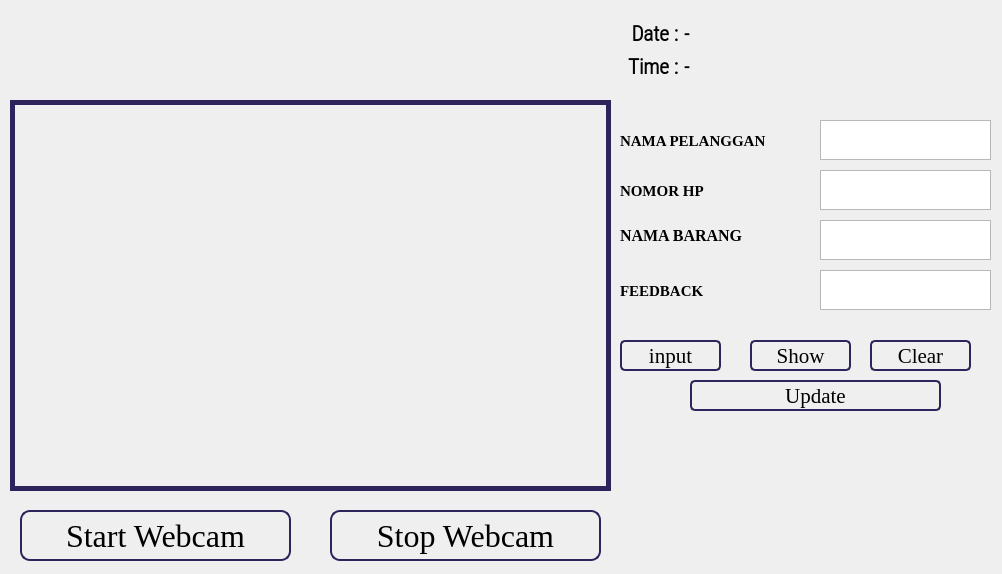
<?xml version="1.0" encoding="UTF-8"?>
<ui version="4.0">
 <class>MainWindow</class>
 <widget class="QDialog" name="MainWindow">
  <property name="geometry">
   <rect>
    <x>0</x>
    <y>0</y>
    <width>1002</width>
    <height>574</height>
   </rect>
  </property>
  <property name="minimumSize">
   <size>
    <width>0</width>
    <height>0</height>
   </size>
  </property>
  <property name="maximumSize">
   <size>
    <width>1280</width>
    <height>720</height>
   </size>
  </property>
  <property name="font">
   <font>
    <family>Calibri</family>
    <weight>75</weight>
    <bold>true</bold>
   </font>
  </property>
  <property name="windowTitle">
   <string>Feedback Decision</string>
  </property>
  <property name="windowIcon">
   <iconset>
    <normaloff>icon.png</normaloff>icon.png</iconset>
  </property>
  <property name="windowOpacity">
   <double>1.000000000000000</double>
  </property>
  <property name="styleSheet">
   <string notr="true"/>
  </property>
  <widget class="QLabel" name="imgLabel">
   <property name="geometry">
    <rect>
     <x>10</x>
     <y>100</y>
     <width>601</width>
     <height>391</height>
    </rect>
   </property>
   <property name="minimumSize">
    <size>
     <width>4</width>
     <height>0</height>
    </size>
   </property>
   <property name="maximumSize">
    <size>
     <width>640</width>
     <height>480</height>
    </size>
   </property>
   <property name="styleSheet">
    <string notr="true">border:5px solid rgb(47, 35, 92);


</string>
   </property>
   <property name="frameShape">
    <enum>QFrame::Panel</enum>
   </property>
   <property name="text">
    <string/>
   </property>
  </widget>
  <widget class="QFrame" name="main_frame">
   <property name="geometry">
    <rect>
     <x>10</x>
     <y>10</y>
     <width>321</width>
     <height>81</height>
    </rect>
   </property>
   <property name="styleSheet">
    <string notr="true">border-radius:20px;
background-color: none;</string>
   </property>
   <property name="frameShape">
    <enum>QFrame::StyledPanel</enum>
   </property>
   <property name="frameShadow">
    <enum>QFrame::Raised</enum>
   </property>
   <widget class="QFrame" name="logo_frame">
    <property name="geometry">
     <rect>
      <x>40</x>
      <y>10</y>
      <width>271</width>
      <height>61</height>
     </rect>
    </property>
    <property name="styleSheet">
     <string notr="true">image: url(:/images/images/logo.png);

background-color:none;</string>
    </property>
    <property name="frameShape">
     <enum>QFrame::StyledPanel</enum>
    </property>
    <property name="frameShadow">
     <enum>QFrame::Raised</enum>
    </property>
   </widget>
  </widget>
  <widget class="QPushButton" name="startWebcam">
   <property name="geometry">
    <rect>
     <x>20</x>
     <y>510</y>
     <width>271</width>
     <height>51</height>
    </rect>
   </property>
   <property name="font">
    <font>
     <family>Georgia</family>
     <pointsize>24</pointsize>
     <weight>50</weight>
     <bold>false</bold>
    </font>
   </property>
   <property name="styleSheet">
    <string notr="true">border:2px solid rgb(47, 35, 92);
border-radius:10px;</string>
   </property>
   <property name="text">
    <string>Start Webcam</string>
   </property>
  </widget>
  <widget class="QPushButton" name="stopWebcam">
   <property name="geometry">
    <rect>
     <x>330</x>
     <y>510</y>
     <width>271</width>
     <height>51</height>
    </rect>
   </property>
   <property name="font">
    <font>
     <family>Georgia</family>
     <pointsize>24</pointsize>
     <weight>50</weight>
     <bold>false</bold>
    </font>
   </property>
   <property name="styleSheet">
    <string notr="true">border:2px solid rgb(47, 35, 92);
border-radius:10px;</string>
   </property>
   <property name="text">
    <string>Stop Webcam</string>
   </property>
  </widget>
  <widget class="QWidget" name="gridLayoutWidget">
   <property name="geometry">
    <rect>
     <x>450</x>
     <y>20</y>
     <width>481</width>
     <height>60</height>
    </rect>
   </property>
   <layout class="QGridLayout" name="gridLayout_2">
    <property name="sizeConstraint">
     <enum>QLayout::SetNoConstraint</enum>
    </property>
    <property name="leftMargin">
     <number>0</number>
    </property>
    <property name="rightMargin">
     <number>20</number>
    </property>
    <property name="spacing">
     <number>6</number>
    </property>
    <item row="0" column="1">
     <widget class="QLabel" name="Date_Label">
      <property name="sizeIncrement">
       <size>
        <width>0</width>
        <height>0</height>
       </size>
      </property>
      <property name="baseSize">
       <size>
        <width>0</width>
        <height>0</height>
       </size>
      </property>
      <property name="font">
       <font>
        <family>Roboto Condensed Light</family>
        <pointsize>15</pointsize>
        <weight>75</weight>
        <bold>true</bold>
       </font>
      </property>
      <property name="text">
       <string>-</string>
      </property>
     </widget>
    </item>
    <item row="0" column="0">
     <widget class="QLabel" name="label">
      <property name="font">
       <font>
        <family>Roboto Condensed Light</family>
        <pointsize>16</pointsize>
        <weight>75</weight>
        <bold>true</bold>
       </font>
      </property>
      <property name="text">
       <string>Date :</string>
      </property>
      <property name="alignment">
       <set>Qt::AlignRight|Qt::AlignTrailing|Qt::AlignVCenter</set>
      </property>
     </widget>
    </item>
    <item row="1" column="1">
     <widget class="QLabel" name="Time_Label">
      <property name="font">
       <font>
        <family>Roboto Condensed Light</family>
        <pointsize>15</pointsize>
        <weight>75</weight>
        <bold>true</bold>
       </font>
      </property>
      <property name="text">
       <string>-</string>
      </property>
     </widget>
    </item>
    <item row="1" column="0">
     <widget class="QLabel" name="label_2">
      <property name="font">
       <font>
        <family>Roboto Condensed Light</family>
        <pointsize>16</pointsize>
        <weight>75</weight>
        <bold>true</bold>
       </font>
      </property>
      <property name="text">
       <string>Time :</string>
      </property>
      <property name="alignment">
       <set>Qt::AlignRight|Qt::AlignTrailing|Qt::AlignVCenter</set>
      </property>
     </widget>
    </item>
   </layout>
  </widget>
  <widget class="QPushButton" name="imput">
   <property name="geometry">
    <rect>
     <x>620</x>
     <y>340</y>
     <width>101</width>
     <height>31</height>
    </rect>
   </property>
   <property name="font">
    <font>
     <family>Georgia</family>
     <pointsize>16</pointsize>
     <weight>50</weight>
     <bold>false</bold>
    </font>
   </property>
   <property name="styleSheet">
    <string notr="true">border:2px solid rgb(47, 35, 92);
border-radius:5px;</string>
   </property>
   <property name="text">
    <string>input</string>
   </property>
   <property name="iconSize">
    <size>
     <width>16</width>
     <height>16</height>
    </size>
   </property>
  </widget>
  <widget class="QPushButton" name="tampil">
   <property name="geometry">
    <rect>
     <x>750</x>
     <y>340</y>
     <width>101</width>
     <height>31</height>
    </rect>
   </property>
   <property name="font">
    <font>
     <family>Georgia</family>
     <pointsize>16</pointsize>
     <weight>50</weight>
     <bold>false</bold>
    </font>
   </property>
   <property name="styleSheet">
    <string notr="true">border:2px solid rgb(47, 35, 92);
border-radius:5px;</string>
   </property>
   <property name="text">
    <string>Show</string>
   </property>
   <property name="iconSize">
    <size>
     <width>16</width>
     <height>16</height>
    </size>
   </property>
  </widget>
  <widget class="QPushButton" name="updated">
   <property name="geometry">
    <rect>
     <x>690</x>
     <y>380</y>
     <width>251</width>
     <height>31</height>
    </rect>
   </property>
   <property name="font">
    <font>
     <family>Georgia</family>
     <pointsize>16</pointsize>
     <weight>50</weight>
     <bold>false</bold>
    </font>
   </property>
   <property name="styleSheet">
    <string notr="true">border:2px solid rgb(47, 35, 92);
border-radius:5px;</string>
   </property>
   <property name="text">
    <string>Update</string>
   </property>
   <property name="iconSize">
    <size>
     <width>16</width>
     <height>16</height>
    </size>
   </property>
  </widget>
  <widget class="QPlainTextEdit" name="tb1">
   <property name="geometry">
    <rect>
     <x>820</x>
     <y>120</y>
     <width>171</width>
     <height>40</height>
    </rect>
   </property>
   <property name="font">
    <font>
     <family>Georgia</family>
     <pointsize>14</pointsize>
     <weight>50</weight>
     <bold>false</bold>
    </font>
   </property>
   <property name="layoutDirection">
    <enum>Qt::LeftToRight</enum>
   </property>
   <property name="lineWidth">
    <number>0</number>
   </property>
   <property name="documentTitle">
    <string/>
   </property>
   <property name="plainText">
    <string/>
   </property>
   <property name="placeholderText">
    <string notr="true">Masukkan Nama Pelanggan</string>
   </property>
  </widget>
  <widget class="QPlainTextEdit" name="tb2">
   <property name="geometry">
    <rect>
     <x>820</x>
     <y>220</y>
     <width>171</width>
     <height>40</height>
    </rect>
   </property>
   <property name="font">
    <font>
     <family>Georgia</family>
     <pointsize>13</pointsize>
     <weight>50</weight>
     <bold>false</bold>
    </font>
   </property>
   <property name="lineWidth">
    <number>0</number>
   </property>
   <property name="documentTitle">
    <string/>
   </property>
   <property name="plainText">
    <string/>
   </property>
   <property name="placeholderText">
    <string notr="true">Masukkan Pesanan</string>
   </property>
  </widget>
  <widget class="QPlainTextEdit" name="tb3">
   <property name="geometry">
    <rect>
     <x>820</x>
     <y>270</y>
     <width>171</width>
     <height>40</height>
    </rect>
   </property>
   <property name="font">
    <font>
     <family>Georgia</family>
     <pointsize>13</pointsize>
     <weight>50</weight>
     <bold>false</bold>
    </font>
   </property>
   <property name="lineWidth">
    <number>0</number>
   </property>
   <property name="documentTitle">
    <string/>
   </property>
   <property name="plainText">
    <string/>
   </property>
   <property name="placeholderText">
    <string notr="true">Status</string>
   </property>
  </widget>
  <widget class="QLabel" name="label_3">
   <property name="geometry">
    <rect>
     <x>620</x>
     <y>130</y>
     <width>171</width>
     <height>21</height>
    </rect>
   </property>
   <property name="font">
    <font>
     <family>Georgia</family>
     <pointsize>11</pointsize>
     <weight>75</weight>
     <bold>true</bold>
    </font>
   </property>
   <property name="text">
    <string>NAMA PELANGGAN</string>
   </property>
  </widget>
  <widget class="QLabel" name="label_4">
   <property name="geometry">
    <rect>
     <x>620</x>
     <y>220</y>
     <width>161</width>
     <height>31</height>
    </rect>
   </property>
   <property name="font">
    <font>
     <family>Georgia</family>
     <pointsize>12</pointsize>
     <weight>75</weight>
     <bold>true</bold>
    </font>
   </property>
   <property name="text">
    <string>NAMA BARANG</string>
   </property>
  </widget>
  <widget class="QLabel" name="label_5">
   <property name="geometry">
    <rect>
     <x>620</x>
     <y>280</y>
     <width>91</width>
     <height>21</height>
    </rect>
   </property>
   <property name="font">
    <font>
     <family>Georgia</family>
     <pointsize>11</pointsize>
     <weight>75</weight>
     <bold>true</bold>
    </font>
   </property>
   <property name="text">
    <string>FEEDBACK</string>
   </property>
  </widget>
  <widget class="QPlainTextEdit" name="tb4">
   <property name="geometry">
    <rect>
     <x>820</x>
     <y>170</y>
     <width>171</width>
     <height>40</height>
    </rect>
   </property>
   <property name="font">
    <font>
     <family>Georgia</family>
     <pointsize>14</pointsize>
     <weight>50</weight>
     <bold>false</bold>
    </font>
   </property>
   <property name="layoutDirection">
    <enum>Qt::LeftToRight</enum>
   </property>
   <property name="lineWidth">
    <number>0</number>
   </property>
   <property name="documentTitle">
    <string/>
   </property>
   <property name="plainText">
    <string/>
   </property>
   <property name="placeholderText">
    <string notr="true">Masukkan Nama Pelanggan</string>
   </property>
  </widget>
  <widget class="QLabel" name="label_6">
   <property name="geometry">
    <rect>
     <x>620</x>
     <y>180</y>
     <width>171</width>
     <height>21</height>
    </rect>
   </property>
   <property name="font">
    <font>
     <family>Georgia</family>
     <pointsize>11</pointsize>
     <weight>75</weight>
     <bold>true</bold>
    </font>
   </property>
   <property name="text">
    <string>NOMOR HP</string>
   </property>
  </widget>
  <widget class="QPushButton" name="hapus">
   <property name="geometry">
    <rect>
     <x>870</x>
     <y>340</y>
     <width>101</width>
     <height>31</height>
    </rect>
   </property>
   <property name="font">
    <font>
     <family>Georgia</family>
     <pointsize>16</pointsize>
     <weight>50</weight>
     <bold>false</bold>
    </font>
   </property>
   <property name="styleSheet">
    <string notr="true">border:2px solid rgb(47, 35, 92);
border-radius:5px;</string>
   </property>
   <property name="text">
    <string>Clear</string>
   </property>
   <property name="iconSize">
    <size>
     <width>16</width>
     <height>16</height>
    </size>
   </property>
  </widget>
 </widget>
 <resources>
  <include location="logo.qrc"/>
 </resources>
 <connections/>
</ui>
